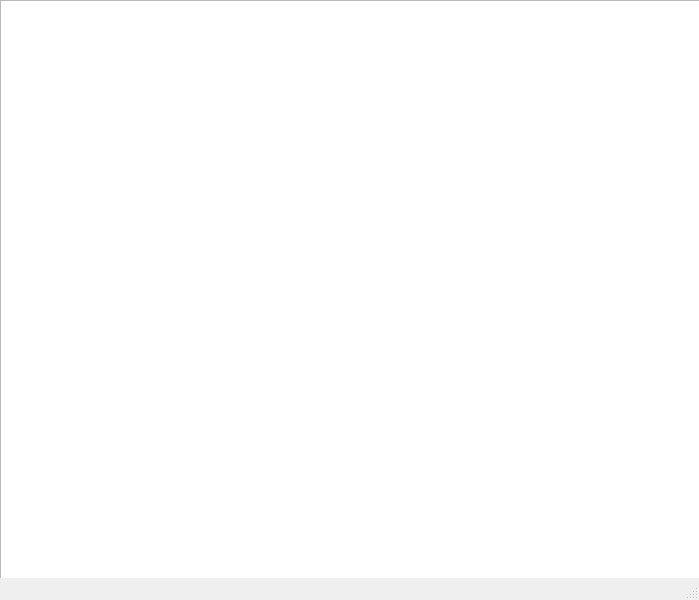
<?xml version="1.0" encoding="UTF-8"?>
<ui version="4.0">
 <class>MainWindow</class>
 <widget class="QMainWindow" name="MainWindow">
  <property name="geometry">
   <rect>
    <x>0</x>
    <y>0</y>
    <width>699</width>
    <height>600</height>
   </rect>
  </property>
  <property name="windowTitle">
   <string>MainWindow</string>
  </property>
  <widget class="QWidget" name="centralwidget">
   <widget class="QGraphicsView" name="graphicsView">
    <property name="geometry">
     <rect>
      <x>0</x>
      <y>0</y>
      <width>700</width>
      <height>751</height>
     </rect>
    </property>
   </widget>
  </widget>
  <widget class="QMenuBar" name="menubar">
   <property name="geometry">
    <rect>
     <x>0</x>
     <y>0</y>
     <width>699</width>
     <height>17</height>
    </rect>
   </property>
  </widget>
  <widget class="QStatusBar" name="statusbar"/>
 </widget>
 <resources/>
 <connections/>
</ui>
